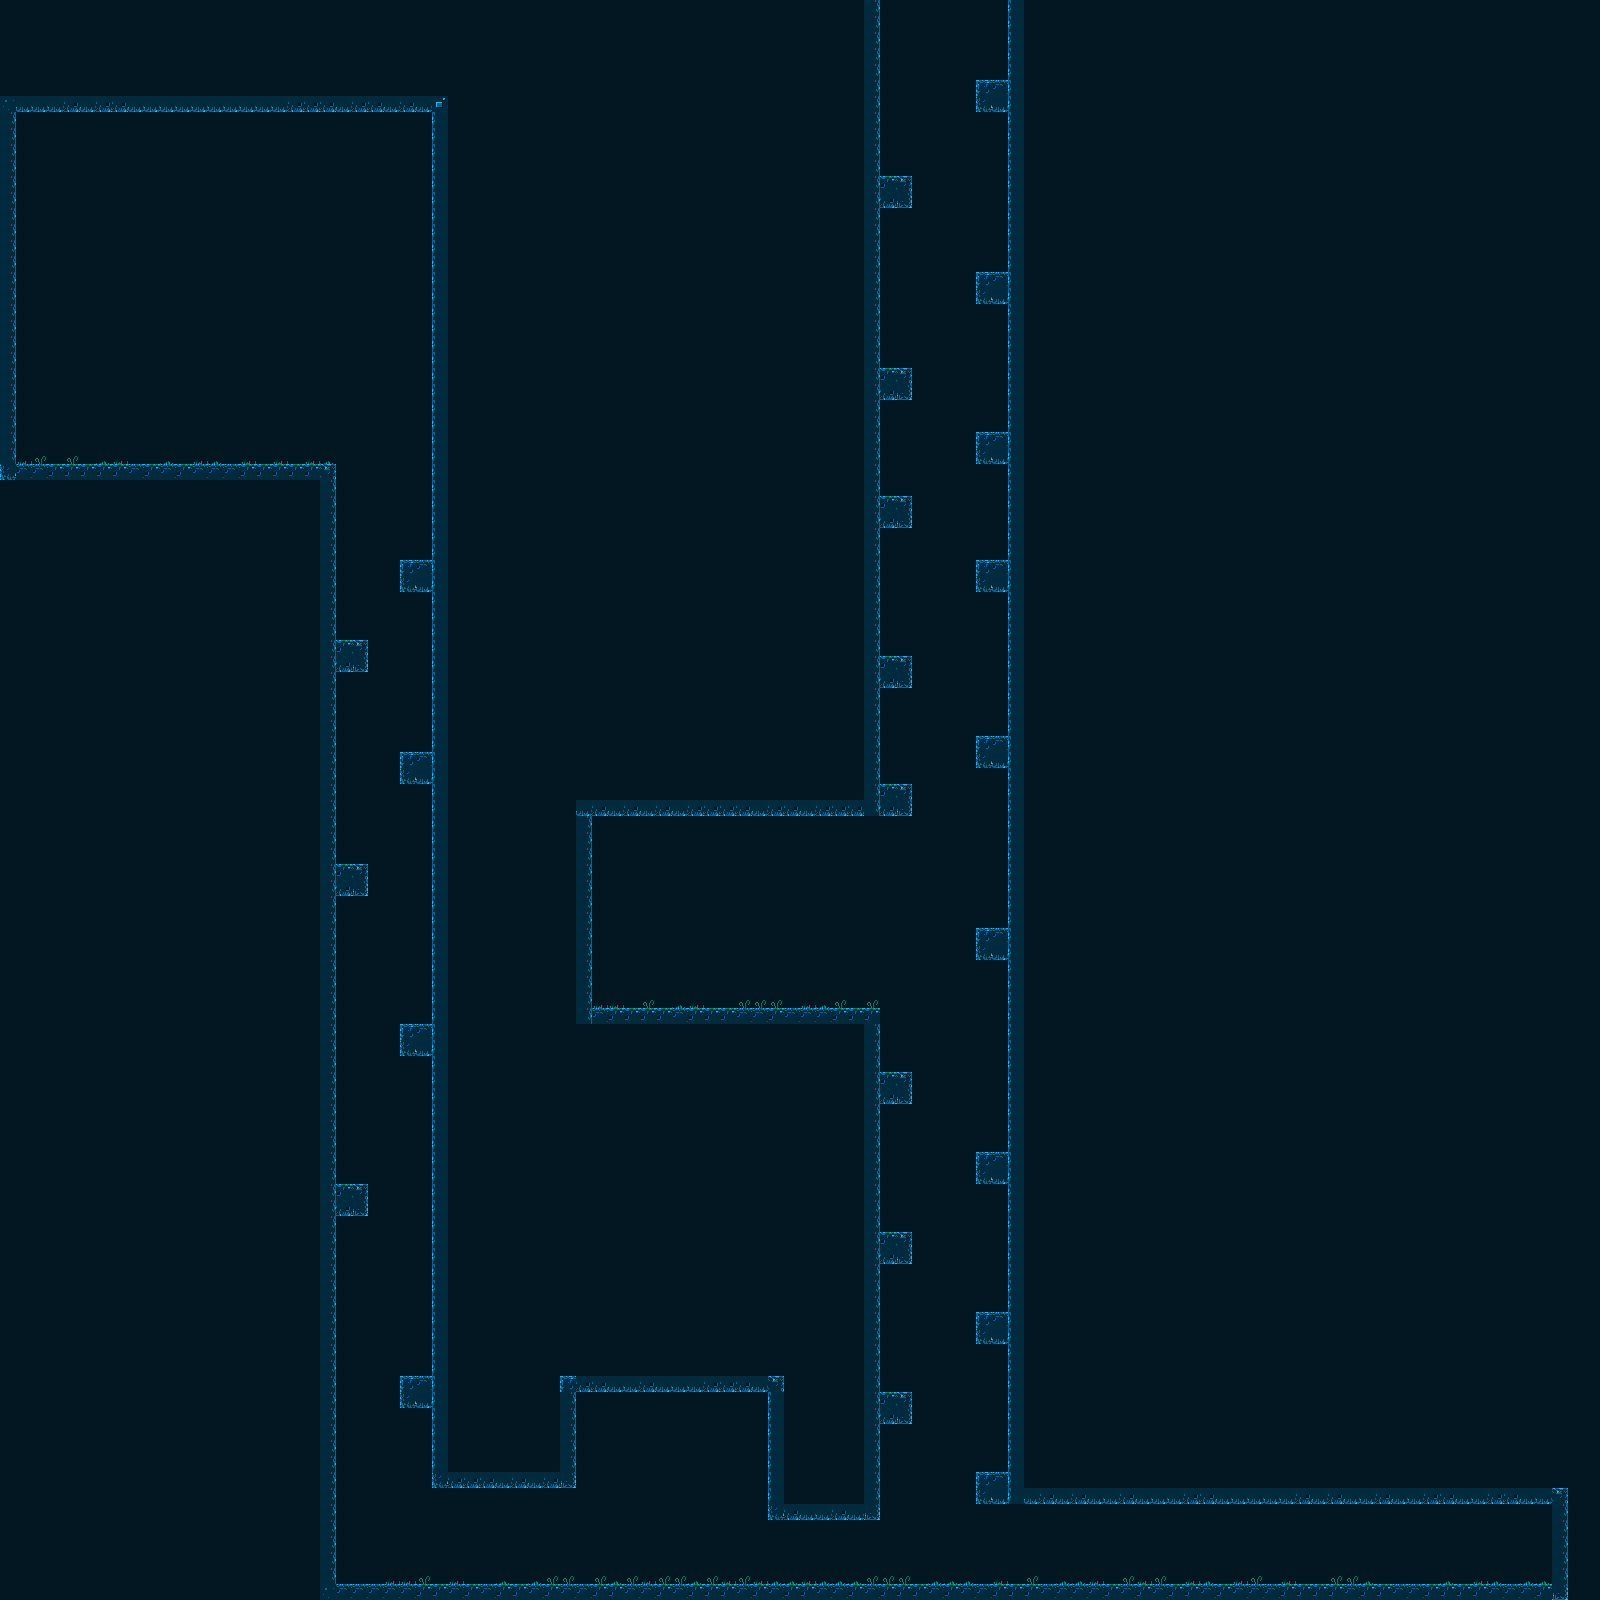

A level layout from a 2D game, rendered from its tile map. Below: a short description, then the map file with tile-grid data replaced by summaries:
An orthogonal 100x100 tile map with 16x16 px tiles, 3 tile layers (Background, Border, Platform).

<map version="1.0" orientation="orthogonal" renderorder="right-down" width="100" height="100" tilewidth="16" tileheight="16" nextobjectid="1">
 <tileset firstgid="1" name="Grotto" tilewidth="16" tileheight="16" tilecount="40" columns="8">
  <image source="graphics/tiles.png" width="128" height="80" />
 </tileset>
 <layer name="Background" width="100" height="100">
  <data>[10000 cells, 10000 non-empty, 4 distinct tile ids]</data>
 </layer>
 <layer name="Border" width="100" height="100">
  <properties>
   <property name="collidable" type="bool" value="true" />
  </properties>
  <data>[10000 cells, 554 non-empty, 11 distinct tile ids]</data>
 </layer>
 <layer name="Platform" width="100" height="100">
  <properties>
   <property name="collidable" type="bool" value="true" />
  </properties>
  <data>[10000 cells, 151 non-empty, 10 distinct tile ids]</data>
 </layer>
</map>
